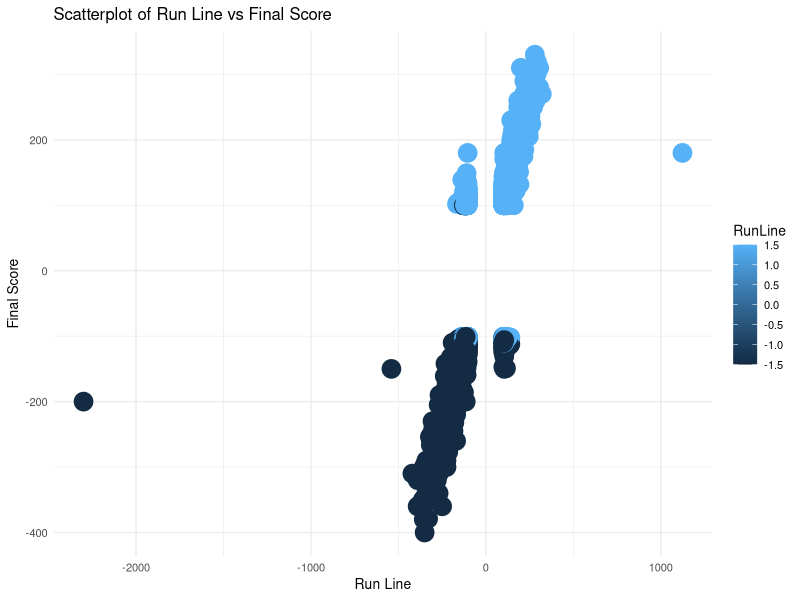

This chart was generated by the following R code:
#Load the ggplot2 package to create unique and aesthetically pleasing visuals for the graph
library(ggplot2)

mlb_data <- read.csv("mlb-odds-2021.csv")

# Open vs Close Scatterplot
ggplot(mlb_data, aes(x = Open, y = Close, color = RunLine)) +  
  geom_point(size = 6) +                                       
  labs(title = "Scatterplot of Run Line vs Final Score",
       x = "Run Line",
       y = "Final Score") +
  theme_minimal(base_size = 10)  


# Calculating the correlation between Open and Close
correlation <- cor(mlb_data$Open, mlb_data$Close)
print("Correlation between Open and Close:")
correlation
